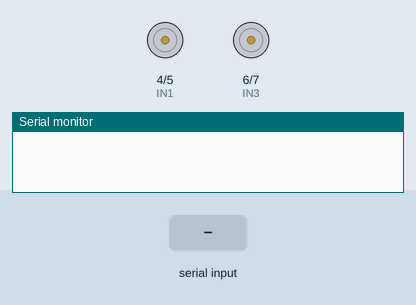
Recording of a sketch running on a simulated Arduino Uno, built with avr-gcc and run on an emulated ATmega328P. On the bench: motor-driver pin pairs drawn as motors (green arrow = first pin HIGH = forward, orange = second pin HIGH = backward, longer = more drive, scaled by the enable pin), the last lines printed to the serial monitor. The test bench sets the inputs (shaded band).

Above: at 1.2 s.
1.3 s: "F" received over Serial
At 2.2 s:
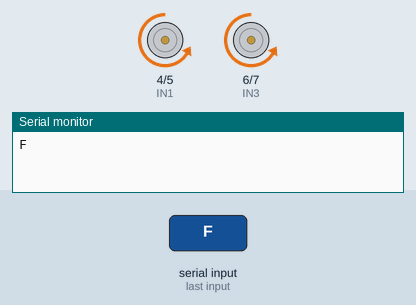
2.8 s: "B" received over Serial
At 3.3 s:
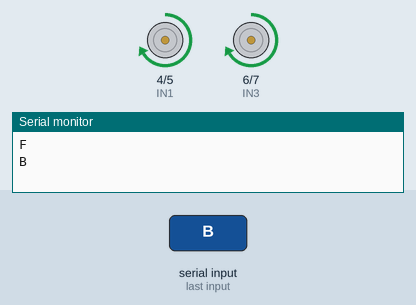
4.3 s: "L" received over Serial
At 5.5 s:
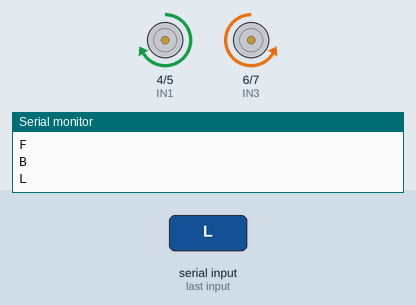
5.8 s: "R" received over Serial
At 6.8 s:
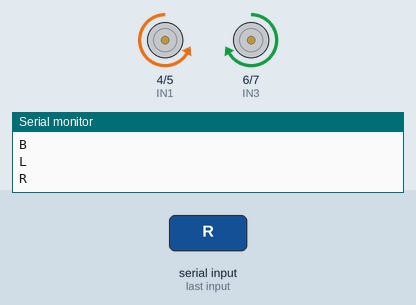
Timing chart, 0 to 8.3 s (numbered marks = the images above; inputs shaded):
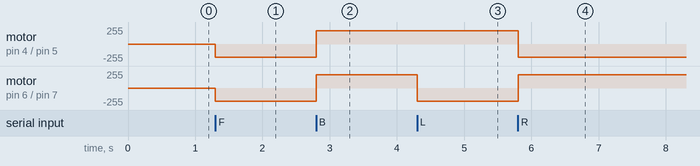

Measured:
- after the input at 1.3 s, motor on pin 4 (IN1) / pin 5 (IN2), motor on pin 6 (IN3) / pin 7 (IN4): stopped → backward 200/255 at once
- after the input at 2.8 s, motor on pin 4 (IN1) / pin 5 (IN2), motor on pin 6 (IN3) / pin 7 (IN4): backward 200/255 → forward 200/255 at once
- after the input at 4.3 s, motor on pin 6 (IN3) / pin 7 (IN4): forward 200/255 → backward 200/255 at once
- after the input at 5.8 s, motor on pin 4 (IN1) / pin 5 (IN2): forward 200/255 → backward 200/255 at once; motor on pin 6 (IN3) / pin 7 (IN4): backward 200/255 → forward 200/255 at once

The sketch:

Arduino_6WD_Bluetooth_Car.ino
```cpp
//Arduino 6WD Bluetooth Control Robot
//Created By DIY Builder
//Date 10-12-2020


#define ENA 3
#define IN1 4
#define IN2 5
#define IN3 6
#define IN4 7
#define ENB 9

char command;


void setup() {

Serial.begin(9600);

pinMode(ENA, OUTPUT);
pinMode(IN1, OUTPUT);
pinMode(IN2, OUTPUT);
pinMode(IN3, OUTPUT);
pinMode(IN4, OUTPUT);
pinMode(ENB, OUTPUT);

}

void loop() {
while(Serial.available()>0) {
  command = Serial.read();
    Serial.println(command);
}
 if(command == 'F') {
  analogWrite(ENA, 200);
  analogWrite(ENB, 200);
  digitalWrite(IN1, LOW);
  digitalWrite(IN2, HIGH);
  digitalWrite(IN3, LOW);
  digitalWrite(IN4, HIGH);
 }
 else if(command == 'B') {
  analogWrite(ENA, 200);
  analogWrite(ENB, 200);
  digitalWrite(IN1, HIGH);
  digitalWrite(IN2, LOW);
  digitalWrite(IN3, HIGH);
  digitalWrite(IN4, LOW);
 }
 else if(command == 'L') {
  analogWrite(ENA, 200);
  analogWrite(ENB, 200);
  digitalWrite(IN1, HIGH);
  digitalWrite(IN2, LOW);
  digitalWrite(IN3, LOW);
  digitalWrite(IN4, HIGH);
 }
 else if(command == 'R') {
  analogWrite(ENA, 200);
  analogWrite(ENB, 200);
  digitalWrite(IN1, LOW);
  digitalWrite(IN2, HIGH);
  digitalWrite(IN3, HIGH);
  digitalWrite(IN4, LOW);
 }
 else if(command == 'S') {
  analogWrite(ENA, 0);
  analogWrite(ENB, 0);
  digitalWrite(IN1, LOW);
  digitalWrite(IN2, LOW);
  digitalWrite(IN3, LOW);
  digitalWrite(IN4, LOW);
 }
 else if(command == 'D') {
  analogWrite(ENA, 0);
  analogWrite(ENB, 0);
  digitalWrite(IN1, LOW);
  digitalWrite(IN2, LOW);
  digitalWrite(IN3, LOW);
  digitalWrite(IN4, LOW);
 }

}
```
